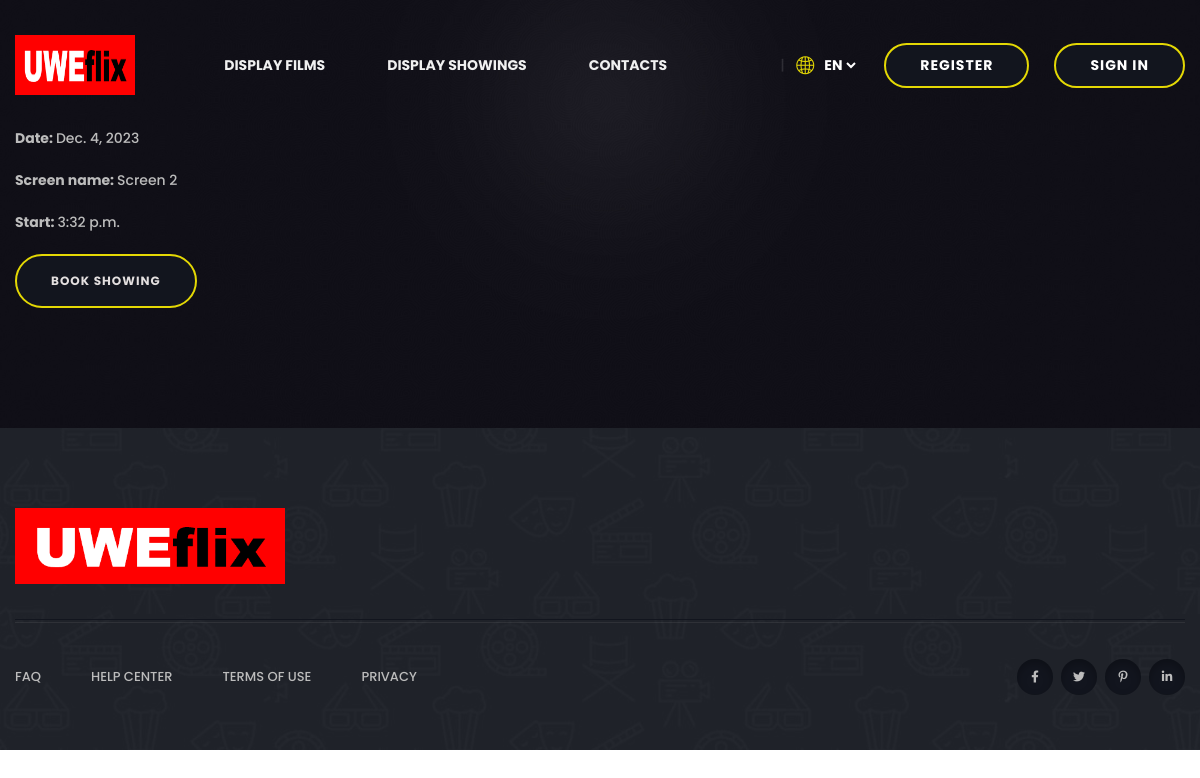
The page /cinema/film_showing/7 on the database its author committed.
### cinema/models.py (models this page shows, shortened)
class showing(models.Model):
    date= models.DateField("Date of showing (yyyy/mm/dd)")
    startTime=models.TimeField("Time of showing (HH:MM)")
    numberOfSales = models.PositiveIntegerField(blank=True, null=True)
    film=models.ForeignKey(film, on_delete=models.RESTRICT, null=True)
    screen= models.ForeignKey(screen,on_delete=models.CASCADE)

class screen(models.Model):
    name= models.CharField(max_length=256)
    capacity= models.PositiveIntegerField()
    def __str__(self):
        return self.name

### cinema/views.py (the view)
# urls.py: path("film_showing/<_id>",views.film_showing,name="film_showing"),
def film_showing(request, _id):
    current_time = timezone.now()
    film_showings = film.objects.get(id=_id)
    showings = showing.objects.filter(Q(date__gte=datetime.today()))
    filtered_showings = []
    for x in showings:
        if x.date == datetime.today() and x.film == film_showings:
            if x.time < current_time:
                filtered_showings.append(x)
        elif x.film == film_showings:
            filtered_showings.append(x)
    return render(request,"cinema/film_showing.html",{"film_showings":filtered_showings})

### accounts/permissions.py (called while the page is built)
    def __call__(self, request):
        response = self.get_response(request)
        return response

    def process_view(self, request, view_func, view_args, view_kwargs):
        user_required = view_kwargs.get('user_required', None)
        user_types_required = view_kwargs.get('user_types_required', None)
        if user_required or user_types_required:
            user = self.get_authenticated_user(request)
            if not user:
                return redirect(reverse('login') + '?message=Login Required')
            if user_types_required and user.userType not in user_types_required:
                return redirect(reverse('home') + '?message=You do not have the relevant permissions')

### cinema/templates/cinema/film_showing.html (shortened to what this page needs)
{% extends "cinema/index.html" %}
{% load static %}
{% block content %}
<section class="contact-area contact-bg" data-background="{% static 'uwe/img/bg/contact_bg.jpg' %}">
    <div class="container">
            <ul>
                {% for i in film_showings %}
                <li><strong>Date: </strong>{{ i.date }}</li>
                <br/>
                <li><strong>Screen name: </strong>{{i.screen}}</li>
                <br/>
                <li><strong>Start: </strong>{{i.startTime}}</li>
                <br/>
                {% if  request.session.userType == '"CR"' %}
                <a href="{% url 'cinema:create_booking_cr' i.id %}" class="btn btn-success">Book
                    Showing </a>
                {%elif request.session.userType == '"S"'   %}
                <a href="{% url 'cinema:create_booking' i.id %}" class="btn btn-success">Book
                    Showing </a>
                {%elif request.session.userType == '"CM"'   %}
                <a href="{% url 'cinema:create_booking_AM_CM' i.id %}" class="btn btn-success">Book
                    Showing </a>
                {%elif request.session.userType == '"AM"'   %}
                <a href="{% url 'cinema:create_booking_AM_CM' i.id %}" class="btn btn-success">Book
                    Showing </a>
                {%else%}
                <a href="{% url 'cinema:create_booking_guest' i.id %}" class="btn btn-success">Book
                    Showing </a>
                {% endif %}
                <br/>
                {% endfor %}
            </ul>
        </div>
</section>
{%endblock%}

### uwe/static/uwe/css/style.css (style rules this page uses)
body { font-family: 'Poppins', sans-serif; font-weight: 500; font-style: normal; font-size: 14px; color: #bcbcbc; }
a, .button { -webkit-transition: all 0.3s ease-out 0s; -moz-transition: all 0.3s ease-out 0s; -ms-transition: all 0.3s ease-out 0s; -o-transition: all 0.3s ease-out 0s; transition: all 0.3s ease-out 0s; }
a, button { color: #1696e7; outline: medium none; }
ul { margin: 0px; padding: 0px; }
li { list-style: none }
*::placeholder { color: #555555; font-size: 14px; opacity: 1; }
.btn { user-select: none; -moz-user-select: none; background: #12151e none repeat scroll 0 0; border: 2px solid #e4d804; border-radius: 50px; color: #e3dfdf; cursor: pointer; display: inline-block; font-size: 12px; font-weight: 700; letter-spacing: 1px; line-height: 1.5; margin-bottom: 0; padding: 16px 34px; text-align: center; text-transform: uppercase; touch-action: manipulation; transition: all 0.3s ease 0s; vertical-align: middle; white-space: nowrap; max-width: 200px; }
.contact-bg { background-position: top center; background-size: cover; padding: 120px 0; }

### rows shown on the page
showing: date "Dec. 4, 2023", screen "Screen 2", startTime "3:32 p.m."
